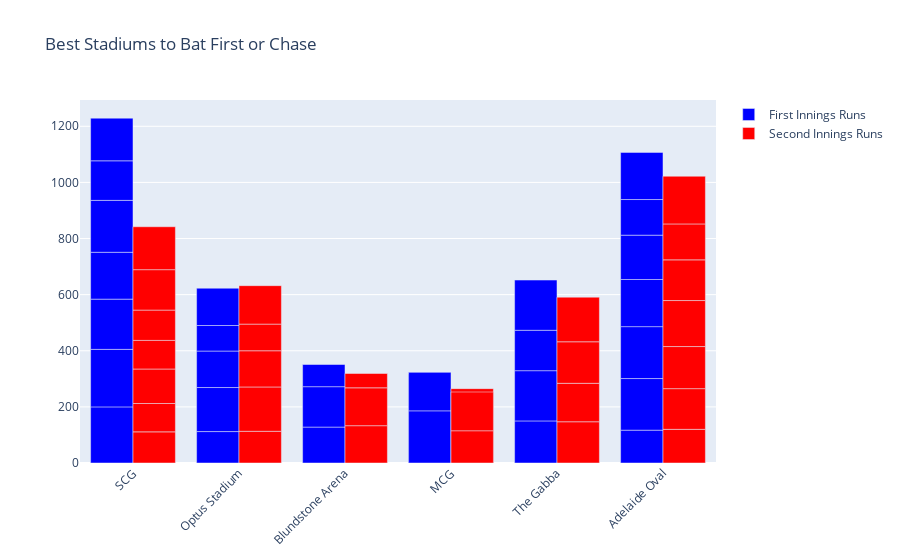

The cell this chart's notebook holds for it:
### Markdown cell above
### SCG was the best stadium to bowl while defending the target. While the Optus Stadium was the best stadium to bowl first.

### Code cell
fig = go.Figure()
fig.add_trace(go.Bar(
    x=df["venue"],
    y=df["first innings score"],
    name='First Innings Runs',
    marker_color='blue'
))
fig.add_trace(go.Bar(
    x=df["venue"],
    y=df["second innings score"],
    name='Second Innings Runs',
    marker_color='red'
))
fig.update_layout(barmode='group', 
                  xaxis_tickangle=-45, 
                  title="Best Stadiums to Bat First or Chase")
fig.show()

### Figure 1 — Plotly figure (JSON) as saved in the notebook; plotly's stock layout.template omitted (floating-point values rounded to 4 significant figures)
{"data": [{"marker": {"color": "blue"}, "name": "First Innings Runs", "type": "bar", "x": ["SCG", "Optus Stadium", "Blundstone Arena", "MCG", "Blundstone Arena", "Blundstone Arena", "Optus Stadium", "MCG", "MCG", "SCG", "SCG", "Optus Stadium", "MCG", "MCG", "SCG", "The Gabba", "Optus Stadium", "Optus Stadium", "The Gabba", "The Gabba", "The Gabba", "Adelaide Oval", "Adelaide Oval", "SCG", "Adelaide Oval", "Adelaide Oval", "SCG", "Adelaide Oval", "Adelaide Oval", "MCG", "SCG", "Adelaide Oval", "MCG"], "y": [200, 112, 128, 159, 144, 79, 157, 157, null, 205, 179, 130, null, null, 167, 150, 91, 133, 179, 144, 179, 117, 184, 185, 185, 168, 141, 158, 127, 186, 152, 168, 137]}, {"marker": {"color": "red"}, "name": "Second Innings Runs", "type": "bar", "x": ["SCG", "Optus Stadium", "Blundstone Arena", "MCG", "Blundstone Arena", "Blundstone Arena", "Optus Stadium", "MCG", "MCG", "SCG", "SCG", "Optus Stadium", "MCG", "MCG", "SCG", "The Gabba", "Optus Stadium", "Optus Stadium", "The Gabba", "The Gabba", "The Gabba", "Adelaide Oval", "Adelaide Oval", "SCG", "Adelaide Oval", "Adelaide Oval", "SCG", "Adelaide Oval", "Adelaide Oval", "MCG", "SCG", "Adelaide Oval", "MCG"], "y": [111, 113, 133, 160, 135, 51, 158, 105, null, 101, 123, 129, null, null, 102, 147, 95, 137, 137, 148, 159, 120, 145, 108, 150, 164, 144, 145, 128, 115, 153, 170, 138]}], "layout": {"autosize": true, "barmode": "group", "title": {"text": "Best Stadiums to Bat First or Chase"}, "xaxis": {"autorange": true, "range": [-0.5, 5.5], "tickangle": -45, "type": "category"}, "yaxis": {"autorange": true, "range": [0, 1294.0], "type": "linear"}}}
